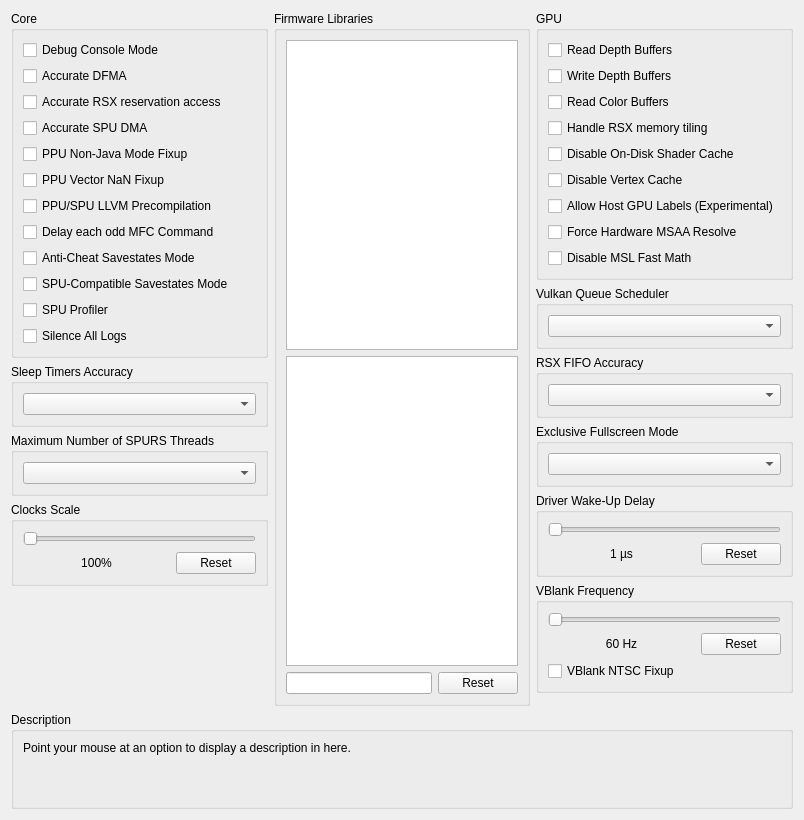
      <widget class="QWidget" name="advancedTab">
       <attribute name="title">
        <string>Advanced</string>
       </attribute>
       <layout class="QVBoxLayout" name="advancedTab_layout" stretch="1,0,0">
        <item>
         <layout class="QHBoxLayout" name="advancedTabLayout" stretch="1,1,1">
          <item>
           <layout class="QVBoxLayout" name="advancedTabLayoutLeft">
            <item>
             <widget class="QGroupBox" name="gb_advanced_core">
              <property name="sizePolicy">
               <sizepolicy hsizetype="Preferred" vsizetype="Minimum">
                <horstretch>0</horstretch>
                <verstretch>0</verstretch>
               </sizepolicy>
              </property>
              <property name="title">
               <string>Core</string>
              </property>
              <layout class="QVBoxLayout" name="gb_advanced_core_layout">
               <item>
                <widget class="QCheckBox" name="debugConsoleMode">
                 <property name="text">
                  <string>Debug Console Mode</string>
                 </property>
                </widget>
               </item>
               <item>
                <widget class="QCheckBox" name="accurateDFMA">
                 <property name="text">
                  <string>Accurate DFMA</string>
                 </property>
                </widget>
               </item>
               <item>
                <widget class="QCheckBox" name="accurateRSXAccess">
                 <property name="text">
                  <string>Accurate RSX reservation access</string>
                 </property>
                </widget>
               </item>
               <item>
                <widget class="QCheckBox" name="accurateSpuDMA">
                 <property name="text">
                  <string>Accurate SPU DMA</string>
                 </property>
                </widget>
               </item>
               <item>
                <widget class="QCheckBox" name="ppuNJFixup">
                 <property name="text">
                  <string>PPU Non-Java Mode Fixup</string>
                 </property>
                </widget>
               </item>
               <item>
                <widget class="QCheckBox" name="fixupPPUVNAN">
                 <property name="text">
                  <string>PPU Vector NaN Fixup</string>
                 </property>
                </widget>
               </item>
               <item>
                <widget class="QCheckBox" name="llvmPrecompilation">
                 <property name="text">
                  <string>PPU/SPU LLVM Precompilation</string>
                 </property>
                </widget>
               </item>
               <item>
                <widget class="QCheckBox" name="mfcDelayCommand">
                 <property name="text">
                  <string>Delay each odd MFC Command</string>
                 </property>
                </widget>
               </item>
               <item>
                <widget class="QCheckBox" name="antiCheatSavestates">
                 <property name="text">
                  <string>Anti-Cheat Savestates Mode</string>
                 </property>
                </widget>
               </item>
               <item>
                <widget class="QCheckBox" name="compatibleSavestates">
                 <property name="text">
                  <string>SPU-Compatible Savestates Mode</string>
                 </property>
                </widget>
               </item>
               <item>
                <widget class="QCheckBox" name="spuProfiler">
                 <property name="text">
                  <string>SPU Profiler</string>
                 </property>
                </widget>
               </item>
               <item>
                <widget class="QCheckBox" name="silenceAllLogs">
                 <property name="text">
                  <string>Silence All Logs</string>
                 </property>
                </widget>
               </item>
              </layout>
             </widget>
            </item>
            <item>
             <widget class="QGroupBox" name="gb_sleep_timers_accuracy">
              <property name="sizePolicy">
               <sizepolicy hsizetype="Preferred" vsizetype="Minimum">
                <horstretch>0</horstretch>
                <verstretch>0</verstretch>
               </sizepolicy>
              </property>
              <property name="title">
               <string>Sleep Timers Accuracy</string>
              </property>
              <layout class="QVBoxLayout" name="gb_sleep_timers_accuracy_layout">
               <item>
                <widget class="QComboBox" name="sleepTimersAccuracy"/>
               </item>
              </layout>
             </widget>
            </item>
            <item>
             <widget class="QGroupBox" name="gb_max_spurs_threads">
              <property name="sizePolicy">
               <sizepolicy hsizetype="Preferred" vsizetype="Minimum">
                <horstretch>0</horstretch>
                <verstretch>0</verstretch>
               </sizepolicy>
              </property>
              <property name="title">
               <string>Maximum Number of SPURS Threads</string>
              </property>
              <layout class="QVBoxLayout" name="gb_max_spurs_threads_layout">
               <item>
                <widget class="QComboBox" name="maxSPURSThreads"/>
               </item>
              </layout>
             </widget>
            </item>
            <item>
             <widget class="QGroupBox" name="gb_clockScale">
              <property name="sizePolicy">
               <sizepolicy hsizetype="Preferred" vsizetype="Minimum">
                <horstretch>0</horstretch>
                <verstretch>0</verstretch>
               </sizepolicy>
              </property>
              <property name="title">
               <string>Clocks Scale</string>
              </property>
              <layout class="QVBoxLayout" name="gb_clockScale_layout">
               <item>
                <widget class="QSlider" name="clockScale">
                 <property name="orientation">
                  <enum>Qt::Horizontal</enum>
                 </property>
                </widget>
               </item>
               <item>
                <layout class="QHBoxLayout" name="clockScaleLayout" stretch="1,0">
                 <item>
                  <widget class="QLabel" name="clockScaleText">
                   <property name="text">
                    <string>100%</string>
                   </property>
                   <property name="alignment">
                    <set>Qt::AlignCenter</set>
                   </property>
                  </widget>
                 </item>
                 <item>
                  <widget class="QPushButton" name="clockScaleReset">
                   <property name="text">
                    <string>Reset</string>
                   </property>
                  </widget>
                 </item>
                </layout>
               </item>
              </layout>
             </widget>
            </item>
            <item>
             <spacer name="advancedTabSpacerLeft">
              <property name="orientation">
               <enum>Qt::Vertical</enum>
              </property>
              <property name="sizeType">
               <enum>QSizePolicy::MinimumExpanding</enum>
              </property>
              <property name="sizeHint" stdset="0">
               <size>
                <width>0</width>
                <height>0</height>
               </size>
              </property>
             </spacer>
            </item>
           </layout>
          </item>
          <item>
           <layout class="QVBoxLayout" name="advancedTabLayoutMiddle">
            <item>
             <widget class="QGroupBox" name="gb_libs">
              <property name="title">
               <string>Firmware Libraries</string>
              </property>
              <layout class="QVBoxLayout" name="gb_libs_layout">
               <item>
                <widget class="QListWidget" name="hleList">
                 <property name="sizePolicy">
                  <sizepolicy hsizetype="Preferred" vsizetype="Preferred">
                   <horstretch>0</horstretch>
                   <verstretch>0</verstretch>
                  </sizepolicy>
                 </property>
                 <property name="selectionMode">
                  <enum>QAbstractItemView::ExtendedSelection</enum>
                 </property>
                </widget>
               </item>
               <item>
                <widget class="QListWidget" name="lleList">
                 <property name="sizePolicy">
                  <sizepolicy hsizetype="Preferred" vsizetype="Preferred">
                   <horstretch>0</horstretch>
                   <verstretch>0</verstretch>
                  </sizepolicy>
                 </property>
                 <property name="selectionMode">
                  <enum>QAbstractItemView::ExtendedSelection</enum>
                 </property>
                </widget>
               </item>
               <item>
                <layout class="QHBoxLayout" name="gb_lleLibs_layout" stretch="1,0">
                 <property name="spacing">
                  <number>6</number>
                 </property>
                 <property name="sizeConstraint">
                  <enum>QLayout::SetNoConstraint</enum>
                 </property>
                 <item>
                  <widget class="QLineEdit" name="searchBox"/>
                 </item>
                 <item>
                  <widget class="QPushButton" name="resetLleList">
                   <property name="text">
                    <string>Reset</string>
                   </property>
                  </widget>
                 </item>
                </layout>
               </item>
              </layout>
             </widget>
            </item>
           </layout>
          </item>
          <item>
           <layout class="QVBoxLayout" name="advancedTabLayoutRight">
            <item>
             <widget class="QGroupBox" name="gb_advanced_gpu">
              <property name="sizePolicy">
               <sizepolicy hsizetype="Preferred" vsizetype="Minimum">
                <horstretch>0</horstretch>
                <verstretch>0</verstretch>
               </sizepolicy>
              </property>
              <property name="title">
               <string>GPU</string>
              </property>
              <layout class="QVBoxLayout" name="gb_advanced_gpu_layout">
               <item>
                <widget class="QCheckBox" name="readDepth">
                 <property name="text">
                  <string>Read Depth Buffers</string>
                 </property>
                </widget>
               </item>
               <item>
                <widget class="QCheckBox" name="dumpDepth">
                 <property name="text">
                  <string>Write Depth Buffers</string>
                 </property>
                </widget>
               </item>
               <item>
                <widget class="QCheckBox" name="readColor">
                 <property name="text">
                  <string>Read Color Buffers</string>
                 </property>
                </widget>
               </item>
               <item>
                <widget class="QCheckBox" name="handleTiledMemory">
                 <property name="text">
                  <string>Handle RSX memory tiling</string>
                 </property>
                </widget>
               </item>
               <item>
                <widget class="QCheckBox" name="disableOnDiskShaderCache">
                 <property name="text">
                  <string>Disable On-Disk Shader Cache</string>
                 </property>
                </widget>
               </item>
               <item>
                <widget class="QCheckBox" name="disableVertexCache">
                 <property name="text">
                  <string>Disable Vertex Cache</string>
                 </property>
                </widget>
               </item>
               <item>
                <widget class="QCheckBox" name="allowHostGPULabels">
                 <property name="text">
                  <string>Allow Host GPU Labels (Experimental)</string>
                 </property>
                </widget>
               </item>
               <item>
                <widget class="QCheckBox" name="forceHwMSAAResolve">
                 <property name="text">
                  <string>Force Hardware MSAA Resolve</string>
                 </property>
                </widget>
               </item>
               <item>
                <widget class="QCheckBox" name="disableMslFastMath">
                 <property name="text">
                  <string>Disable MSL Fast Math</string>
                 </property>
                </widget>
               </item>
              </layout>
             </widget>
            </item>
            <item>
             <widget class="QGroupBox" name="gb_vulkansched">
              <property name="sizePolicy">
               <sizepolicy hsizetype="Preferred" vsizetype="Minimum">
                <horstretch>0</horstretch>
                <verstretch>0</verstretch>
               </sizepolicy>
              </property>
              <property name="title">
               <string>Vulkan Queue Scheduler</string>
              </property>
              <layout class="QVBoxLayout" name="gb_vksched_layout">
               <item>
                <widget class="QComboBox" name="vulkansched"/>
               </item>
              </layout>
             </widget>
            </item>
            <item>
             <widget class="QGroupBox" name="gb_rsx_fifo_accuracy">
              <property name="sizePolicy">
               <sizepolicy hsizetype="Preferred" vsizetype="Minimum">
                <horstretch>0</horstretch>
                <verstretch>0</verstretch>
               </sizepolicy>
              </property>
              <property name="title">
               <string>RSX FIFO Accuracy</string>
              </property>
              <layout class="QVBoxLayout" name="gb_rsx_fifo_accuracy_layout">
               <item>
                <widget class="QComboBox" name="FIFOAccuracy"/>
               </item>
              </layout>
             </widget>
            </item>
            <item>
             <widget class="QGroupBox" name="gb_exclusiveFullscreen">
              <property name="sizePolicy">
               <sizepolicy hsizetype="Preferred" vsizetype="Minimum">
                <horstretch>0</horstretch>
                <verstretch>0</verstretch>
               </sizepolicy>
              </property>
              <property name="title">
               <string>Exclusive Fullscreen Mode</string>
              </property>
              <layout class="QVBoxLayout" name="gb_exclusiveFullscreen_layout">
               <item>
                <widget class="QComboBox" name="exclusiveFullscreenMode"/>
               </item>
              </layout>
             </widget>
            </item>
            <item>
             <widget class="QGroupBox" name="gb_wakeupDelay">
              <property name="sizePolicy">
               <sizepolicy hsizetype="Preferred" vsizetype="Minimum">
                <horstretch>0</horstretch>
                <verstretch>0</verstretch>
               </sizepolicy>
              </property>
              <property name="title">
               <string>Driver Wake-Up Delay</string>
              </property>
              <layout class="QVBoxLayout" name="gb_wakeupDelay_layout">
               <item>
                <widget class="QSlider" name="wakeupDelay">
                 <property name="orientation">
                  <enum>Qt::Horizontal</enum>
                 </property>
                </widget>
               </item>
               <item>
                <layout class="QHBoxLayout" name="wakeupDelayLayout" stretch="1,0">
                 <item>
                  <widget class="QLabel" name="wakeupText">
                   <property name="text">
                    <string>1 µs</string>
                   </property>
                   <property name="alignment">
                    <set>Qt::AlignCenter</set>
                   </property>
                  </widget>
                 </item>
                 <item>
                  <widget class="QPushButton" name="wakeupReset">
                   <property name="text">
                    <string>Reset</string>
                   </property>
                  </widget>
                 </item>
                </layout>
               </item>
              </layout>
             </widget>
            </item>
            <item>
             <widget class="QGroupBox" name="gb_vblank">
              <property name="sizePolicy">
               <sizepolicy hsizetype="Preferred" vsizetype="Minimum">
                <horstretch>0</horstretch>
                <verstretch>0</verstretch>
               </sizepolicy>
              </property>
              <property name="title">
               <string>VBlank Frequency</string>
              </property>
              <layout class="QVBoxLayout" name="gb_vblank_layout">
               <item>
                <widget class="QSlider" name="vblank">
                 <property name="orientation">
                  <enum>Qt::Horizontal</enum>
                 </property>
                </widget>
               </item>
               <item>
                <layout class="QHBoxLayout" name="vBlankLayout" stretch="1,0">
                 <item>
                  <widget class="QLabel" name="vblankText">
                   <property name="text">
                    <string>60 Hz</string>
                   </property>
                   <property name="alignment">
                    <set>Qt::AlignCenter</set>
                   </property>
                  </widget>
                 </item>
                 <item>
                  <widget class="QPushButton" name="vblankReset">
                   <property name="text">
                    <string>Reset</string>
                   </property>
                  </widget>
                 </item>
                </layout>
               </item>
               <item>
                <widget class="QCheckBox" name="vblankNTSCFixup">
                 <property name="text">
                  <string>VBlank NTSC Fixup</string>
                 </property>
                </widget>
               </item>
              </layout>
             </widget>
            </item>
            <item>
             <spacer name="advancedTabSpacerRight">
              <property name="orientation">
               <enum>Qt::Vertical</enum>
              </property>
              <property name="sizeType">
               <enum>QSizePolicy::MinimumExpanding</enum>
              </property>
              <property name="sizeHint" stdset="0">
               <size>
                <width>13</width>
                <height>13</height>
               </size>
              </property>
             </spacer>
            </item>
           </layout>
          </item>
         </layout>
        </item>
        <item>
         <spacer name="advancedTabSpacer">
          <property name="orientation">
           <enum>Qt::Vertical</enum>
          </property>
          <property name="sizeHint" stdset="0">
           <size>
            <width>0</width>
            <height>0</height>
           </size>
          </property>
         </spacer>
        </item>
        <item>
         <widget class="QGroupBox" name="gb_description_advanced">
          <property name="title">
           <string>Description</string>
          </property>
          <layout class="QVBoxLayout" name="gb_description_advanced_layout">
           <item>
            <widget class="QLabel" name="description_advanced">
             <property name="text">
              <string>Point your mouse at an option to display a description in here.


</string>
             </property>
             <property name="textFormat">
              <enum>Qt::PlainText</enum>
             </property>
             <property name="alignment">
              <set>Qt::AlignLeading|Qt::AlignLeft|Qt::AlignTop</set>
             </property>
             <property name="wordWrap">
              <bool>true</bool>
             </property>
            </widget>
           </item>
          </layout>
         </widget>
        </item>
       </layout>
      </widget>
